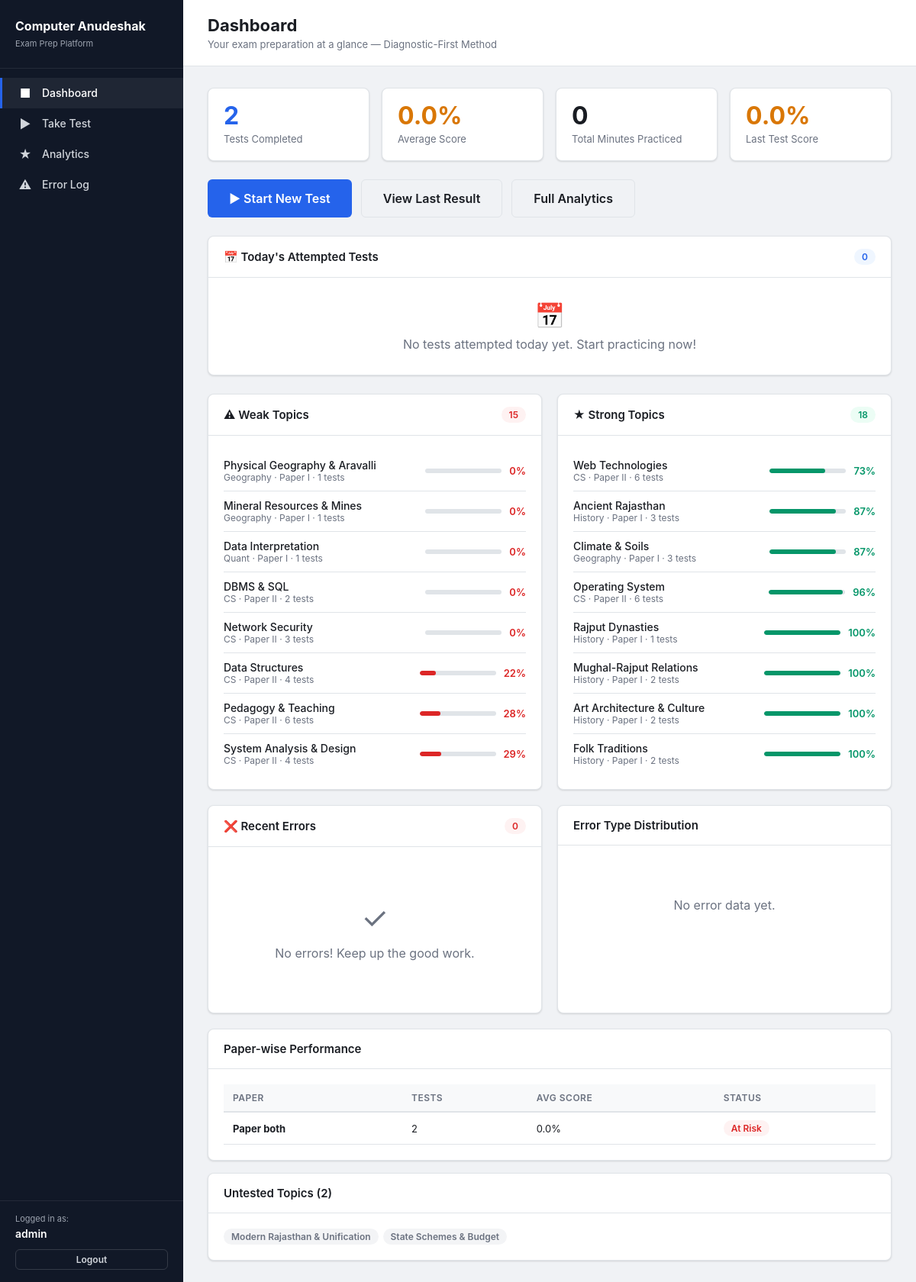
Page / (signed in) on the earlier database version.
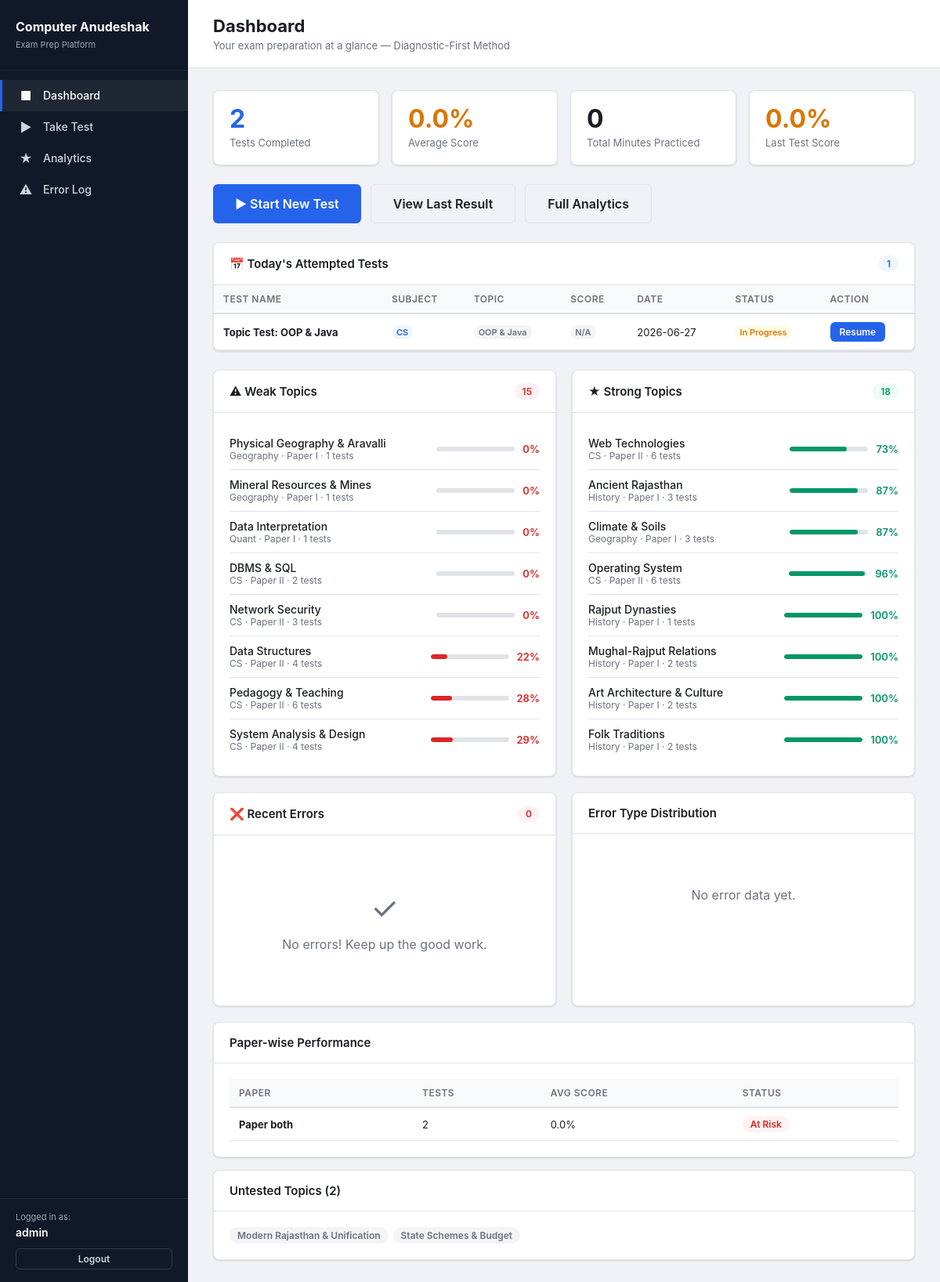
Same page on the later database version.
### tables this page shows
CREATE TABLE topic_mastery (
                id INTEGER PRIMARY KEY AUTOINCREMENT,
                user_id INTEGER REFERENCES users(id) DEFAULT 1,
                topic_id INTEGER REFERENCES topics(id),
                diagnostic_score REAL, current_score REAL, study_hours REAL DEFAULT 0,
                status TEXT DEFAULT 'not_started', last_studied TEXT, test_count INTEGER DEFAULT 0,
                UNIQUE(user_id, topic_id)
            );

CREATE TABLE topics (
            id INTEGER PRIMARY KEY, name TEXT UNIQUE, subject TEXT, paper TEXT, weightage INTEGER DEFAULT 5
        );

CREATE TABLE mock_tests (
            id INTEGER PRIMARY KEY AUTOINCREMENT,
            started_at TEXT, completed_at TEXT, paper TEXT, total_questions INTEGER,
            score REAL, max_score INTEGER, time_taken_sec INTEGER, status TEXT DEFAULT 'in_progress'
        , user_id INTEGER REFERENCES users(id) DEFAULT 1, name TEXT, subject TEXT, topic_id INTEGER REFERENCES topics(id));

### app.py (the view)
@app.route('/')
def index():
    db = get_db()
    user_id = session['user_id']
    tests = db.execute('''
        SELECT COUNT(*) as total, AVG(score) as avg_score, SUM(time_taken_sec) as total_time
        FROM mock_tests
        WHERE user_id = ? AND status="completed"
    ''', (user_id,)).fetchone()
    last_test = db.execute('''
        SELECT * FROM mock_tests
        WHERE user_id = ? AND status="completed"
        ORDER BY completed_at DESC LIMIT 1
    ''', (user_id,)).fetchone()
    topics = db.execute('''
        SELECT tm.*, t.id as topic_id, t.name, t.subject, t.paper, t.weightage,
               COALESCE(tm.test_count, 0) as test_count
        FROM topics t
        LEFT JOIN topic_mastery tm ON tm.topic_id = t.id AND tm.user_id = ?
        ORDER BY tm.current_score ASC NULLS FIRST
    ''', (user_id,)).fetchall()
    weak_topics = [t for t in topics if t['current_score'] is not None and t['current_score'] < 60 and t['test_count'] > 0]
    strong_topics = [t for t in topics if t['current_score'] is not None and t['current_score'] >= 70]
    untested = [t for t in topics if t['test_count'] == 0]
    recent_errors = db.execute('''
        SELECT el.*, t.name as topic_name, q.question_text
        FROM error_log el
        JOIN topics t ON el.topic_id = t.id
        JOIN questions q ON el.question_id = q.id
        JOIN mock_tests mt ON el.test_id = mt.id
        WHERE mt.user_id = ? AND el.resolved = 0
        ORDER BY el.created_at DESC LIMIT 10
    ''', (user_id,)).fetchall()
    week_ago = (datetime.now() - timedelta(days=7)).strftime('%Y-%m-%d')
    weekly_tests = db.execute('''
        SELECT date(completed_at) as d, AVG(score) as avg
        FROM mock_tests
        WHERE user_id = ? AND status="completed" AND completed_at >= ?
        GROUP BY d ORDER BY d
    ''', (user_id, week_ago)).fetchall()
    error_dist = db.execute('''
        SELECT el.error_type, COUNT(*) as cnt
        FROM error_log el
        JOIN mock_tests mt ON el.test_id = mt.id
        WHERE mt.user_id = ?
        GROUP BY el.error_type ORDER BY cnt DESC
    ''', (user_id,)).fetchall()
    paper_perf = db.execute('''
        SELECT paper, COUNT(*) as tests, AVG(score) as avg
        FROM mock_tests
        WHERE user_id = ? AND status="completed"
        GROUP BY paper
    ''', (user_id,)).fetchall()
    settings = dict(db.execute('SELECT key, value FROM settings WHERE user_id = ?', (user_id,)).fetchall())
    today_str = datetime.now().strftime('%Y-%m-%d')
    today_tests = db.execute('''
        SELECT mt.*,
               (SELECT COUNT(*) FROM test_responses WHERE test_id = mt.id) as attempted_questions,
               t.name as topic_name
        FROM mock_tests mt
        LEFT JOIN topics t ON mt.topic_id = t.id
        WHERE mt.user_id = ? AND date(mt.started_at) = ?
        ORDER BY mt.started_at DESC
    ''', (user_id, today_str)).fetchall()
    today_tests_processed = []
    for row in today_tests:
        r = dict(row)
        try:
            dt = datetime.fromisoformat(r['started_at'])
            r['attempt_time_formatted'] = dt.strftime('%I:%M %p')
            r['attempt_date_formatted'] = dt.strftime('%Y-%m-%d')
        except Exception:
            r['attempt_time_formatted'] = r['started_at']
            r['attempt_date_formatted'] = r['started_at'][:10] if r['started_at'] else ''
        today_tests_processed.append(r)
    return render_template('index.html',
        tests=tests, last_test=last_test, weak_topics=weak_topics, strong_topics=strong_topics,
        untested=untested, recent_errors=recent_errors, weekly_tests=weekly_tests,
        error_dist=error_dist, paper_perf=paper_perf, settings=settings,
        today_tests=today_tests_processed)

### app.py (called while the page is built)
def get_db():
    if 'db' not in g:
        g.db = sqlite3.connect(DB_PATH)
        g.db.row_factory = sqlite3.Row
        g.db.execute("PRAGMA journal_mode=WAL")
        g.db.execute("PRAGMA foreign_keys=ON")
    return g.db

@app.before_request
def require_login():
    allowed = ['login', 'register', 'static', None]
    if request.endpoint not in allowed and 'user_id' not in session:
        return redirect(url_for('login'))

### templates/index.html (shortened to what the changed rows need)
<!DOCTYPE html>
<html lang="en">
<head>
  <link rel="stylesheet" href="/static/style.css">
</head>
<body>
  <aside class="sidebar">
    <div class="sidebar-brand">
      <h1>Computer Anudeshak</h1>
    </div>
  </aside>
  <div class="main">
    <div class="page-header">
      <h2>Dashboard</h2>
    </div>
    <div class="content">
      <div class="card" style="margin-bottom:24px">
        <div class="card-header">
          <span style="display:flex;align-items:center;gap:6px">&#128197; Today's Attempted Tests</span>
          <span class="badge badge-primary">{{ today_tests|length }}</span>
        </div>
        <div class="card-body" style="padding:0">
          {% if today_tests %}
            <div class="table-wrap">
              <table>
                <thead>
                  <tr>
                    <th>Test Name</th>
                    <th>Subject</th>
                    <th>Topic</th>
                    <th>Score</th>
                    <th>Date</th>
                    <th>Status</th>
                    <th>Action</th>
                  </tr>
                </thead>
                <tbody>
                  {% for t in today_tests %}
                    <tr>
                      <td><strong>{{ t.name }}</strong></td>
                      <td>
                        {% if t.subject %}
                          <span class="badge badge-primary" style="padding: 2px 6px; font-size: 11px;">{{ t.subject }}</span>
                        {% else %}
                          <span class="badge badge-muted" style="padding: 2px 6px; font-size: 11px;">Mixed</span>
                        {% endif %}
                      </td>
                      <td>
                        {% if t.topic_name %}
                          <span class="badge badge-muted" style="padding: 2px 6px; font-size: 11px;">{{ t.topic_name }}</span>
                        {% else %}
                          <span class="badge badge-muted" style="padding: 2px 6px; font-size: 11px;">All Topics</span>
                        {% endif %}
                      </td>
                      <td>
                        {% if t.status == 'completed' %}
                          <span class="badge {{ 'badge-success' if t.score >= 60 else 'badge-warning' }}" style="padding: 2px 6px; font-size: 11px;">{{ "%.1f"|format(t.score) }}%</span>
                        {% else %}
                          <span class="badge badge-muted" style="padding: 2px 6px; font-size: 11px;">N/A</span>
                        {% endif %}
                      </td>
                      <td>{{ t.attempt_date_formatted }}</td>
                      <td>
                        {% if t.status == 'completed' %}
                          <span class="badge badge-success" style="padding: 2px 6px; font-size: 11px;">Completed</span>
                        {% else %}
                          <span class="badge badge-warning" style="padding: 2px 6px; font-size: 11px;">In Progress</span>
                        {% endif %}
                      </td>
                      <td>
                        {% if t.status == 'completed' %}
                          <a href="/results/{{ t.id }}" class="btn btn-outline btn-sm">View Details</a>
                        {% else %}
                          <a href="/test/take" class="btn btn-primary btn-sm">Resume</a>
                        {% endif %}
                      </td>
                    </tr>
                  {% endfor %}
                </tbody>
              </table>
            </div>
          {% else %}
            <div class="empty-state" style="padding:30px">
              <div class="icon" style="font-size:32px;color:var(--text-muted);margin-bottom:8px">&#128197;</div>
              <p>No tests attempted today yet. Start practicing now!</p>
            </div>
          {% endif %}
        </div>
      </div>
      <div class="grid-2">
        <div class="card">
          <div class="card-body">
            {% if weak_topics %}
              {% for t in weak_topics[:8] %}
                <div class="topic-item">
                  <div>
                    <div class="topic-name">{{ t.name }}</div>
                    <div class="topic-meta">{{ t.subject }} &middot; Paper {{ t.paper }} &middot; {{ t.test_count }} tests</div>
                  </div>
                  <div style="display:flex;align-items:center;gap:10px">
                    <div class="score-bar">
                      <div class="score-bar-fill danger" data-width="{{ t.current_score or 0 }}"></div>
                    </div>
                    <span style="font-size:13px;font-weight:600;color:var(--danger)">{{ "%.0f"|format(t.current_score or 0) }}%</span>
                  </div>
                </div>
              {% endfor %}
            {% else %}
              <div class="empty-state">
                <div class="icon">&#10003;</div>
                <p>No weak topics detected yet.<br>Take a diagnostic test to identify gaps.</p>
              </div>
            {% endif %}
          </div>
        </div>
        <div class="card">
          <div class="card-body">
            {% if strong_topics %}
              {% for t in strong_topics[:8] %}
                <div class="topic-item">
                  <div>
                    <div class="topic-name">{{ t.name }}</div>
                    <div class="topic-meta">{{ t.subject }} &middot; Paper {{ t.paper }} &middot; {{ t.test_count }} tests</div>
                  </div>
                  <div style="display:flex;align-items:center;gap:10px">
                    <div class="score-bar">
                      <div class="score-bar-fill success" data-width="{{ t.current_score or 0 }}"></div>
                    </div>
                    <span style="font-size:13px;font-weight:600;color:var(--success)">{{ "%.0f"|format(t.current_score or 0) }}%</span>
                  </div>
                </div>
              {% endfor %}
            {% else %}
              <div class="empty-state">
                <div class="icon">&#9733;</div>
                <p>No strong topics yet.<br>Keep practicing to build mastery.</p>
              </div>
            {% endif %}
          </div>
        </div>
      </div>
      {% if paper_perf %}
      <div class="card mt-4">
        <div class="card-body">
          <div class="table-wrap">
            <table>
              <thead>
                <tr><th>Paper</th><th>Tests</th><th>Avg Score</th><th>Status</th></tr>
              </thead>
              <tbody>
                {% for p in paper_perf %}
                <tr>
                  <td><strong>Paper {{ p.paper }}</strong></td>
                  <td>{{ p.tests }}</td>
                  <td>{{ "%.1f"|format(p.avg or 0) }}%</td>
                  <td>
                    {% if (p.avg or 0) >= 60 %}
                      <span class="badge badge-success">On Track</span>
                    {% elif (p.avg or 0) >= 40 %}
                      <span class="badge badge-warning">Needs Work</span>
                    {% else %}
                      <span class="badge badge-danger">At Risk</span>
                    {% endif %}
                  </td>
                </tr>
                {% endfor %}
              </tbody>
            </table>
          </div>
        </div>
      </div>
      {% endif %}
      {% if untested %}
      <div class="card mt-4">
        <div class="card-body">
          <div style="display:flex;flex-wrap:wrap;gap:6px">
            {% for t in untested %}
              <span class="badge badge-muted">{{ t.name }}</span>
            {% endfor %}
          </div>
        </div>
      </div>
      {% endif %}
    </div>
  </div>
</body>
</html>

Differences in the rows shown:
added mock_tests: name "Topic Test: OOP & Java", subject "CS", topic_name "OOP & Java", status "N/A", attempt_date_formatted "2026-06-27"
Other differences:
{{ today_tests|length }}: "0" → "1"
text no longer shown: "📅 No tests attempted today yet. Start practicing now!"
text now shown: "TEST NAME SUBJECT TOPIC SCORE DATE STATUS ACTION"
